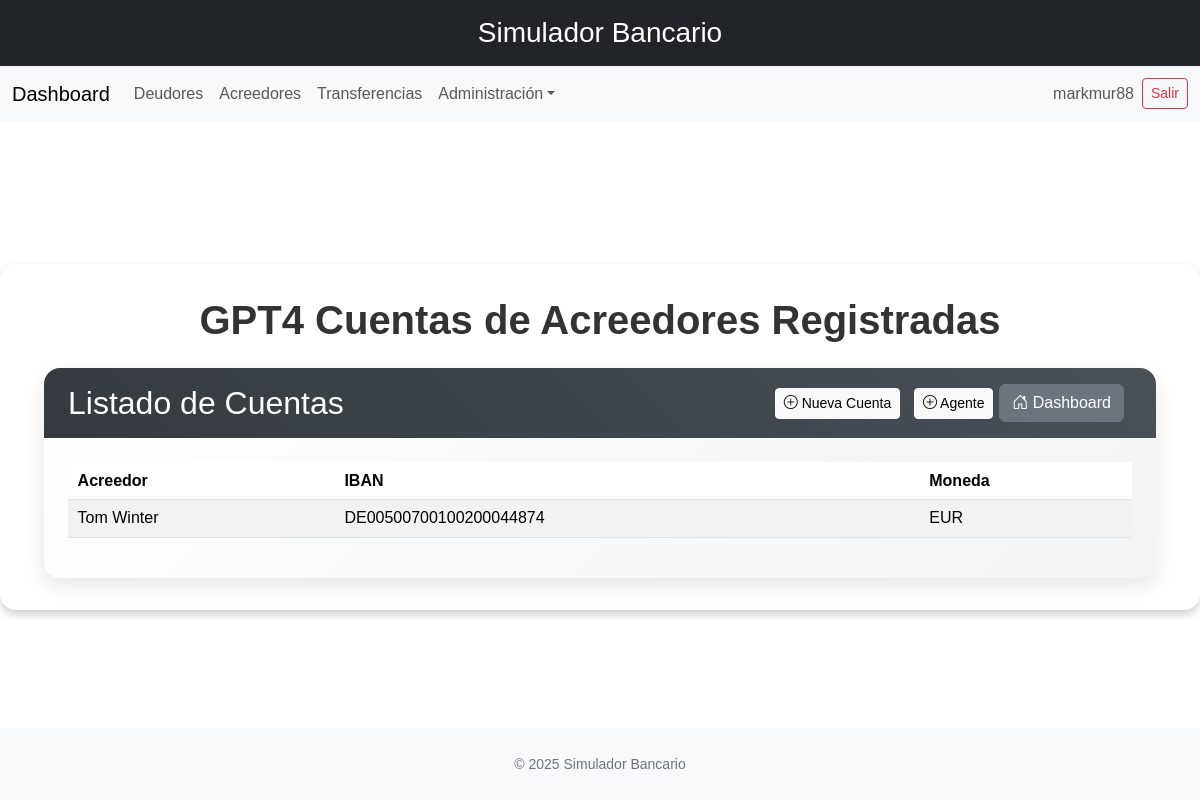
Page /gpt4/cuentas-acreedor/ (signed in) on the committed database.
### banco/models.py (models this page shows, shortened)
class Account(models.Model):
    iban = EncryptedCharField(
        max_length=34, unique=True,
        validators=[iban_validator],
        help_text="IBAN cifrado"
    )
    currency = models.CharField(
        max_length=3, default='EUR',
        validators=[currency_validator]
    )
    class Meta:
        abstract = True
        app_label = 'banco'

class CreditorAccount(Account):
    creditor = models.ForeignKey(
        Creditor, on_delete=models.CASCADE,
        related_name='accounts'
    )
    class Meta(Account.Meta):
        db_table = 'sim_creditor_account'
        app_label = 'banco'

class Party(models.Model):
    name = models.CharField(max_length=70, unique=True)
    address = models.OneToOneField(
        PostalAddress,
        on_delete=models.CASCADE,
        related_name="%(class)ss_address"
    )
    class Meta:
        abstract = True
        app_label = 'banco'

class Creditor(Party):
    class Meta(Party.Meta):
        db_table = 'sim_creditor'
        app_label = 'banco'

### banco/gpt_views.py (the view)
# urls.py: path('gpt4/cuentas-acreedor/', gpt_views.CreditorAccountListView.as_view(), name='list_creditor_accountsGPT4'),
class CreditorAccountListView(LoginRequiredMixin, generic.ListView):
    model = CreditorAccount
    template_name = 'api/GPT4/list_creditor_accounts.html'
    context_object_name = 'accounts'

### banco/models.py (called while the page is built)
    def from_db_value(self, value, expression, connection):
        if value is None:
            return None
        last_error = None
        for f in self.fernets:
            try:
                return force_str(f.decrypt(force_bytes(value)))
            except InvalidToken as e:
                last_error = e
                continue
        raise last_error

### banco/templates/api/GPT4/list_creditor_accounts.html (shortened to what this page needs)
{% extends 'base.html' %}
{% block content %}
<div class="container-fluid">
  <h1 class="text-center display-6 fw-bold mb-4">GPT4 Cuentas de Acreedores Registradas</h1>
  <div class="card custom-card">
    <div class="custom-card-header d-flex justify-content-between align-items-center">
      <h2 class="mb-0">Listado de Cuentas</h2>
      <div>
        <a href="{% url 'create_creditor_accountGPT4' %}" class="btn btn-light btn-sm me-2">
          <i class="bi bi-plus-circle"></i> Nueva Cuenta
        </a>
        <a href="{% url 'create_creditor_agentGPT4' %}" class="btn btn-light btn-sm">
          <i class="bi bi-plus-circle"></i> Agente
        </a>
        <a href="{% url 'dashboard' %}" class="btn btn-secondary me-2">
            <i class="bi bi-house-door"></i> Dashboard
        </a>
      </div>
    </div>
    <div class="card-body custom-card-body">
      <div class="table-responsive">
        <table class="table table-sm table-striped table-hover align-middle table-custom">
          <thead>
            <tr>
              <th>Acreedor</th>
              <th>IBAN</th>
              <th>Moneda</th>
            </tr>
          </thead>
          <tbody>
            {% for account in accounts %}
            <tr>
              <td>{{ account.creditor.name }}</td>
              <td>{{ account.iban }}</td>
              <td>{{ account.currency }}</td>
            </tr>
            {% endfor %}
          </tbody>
        </table>
      </div>
    </div>
  </div>
</div>
{% endblock %}

### banco/templates/banco/partials/navGeneral.html (shortened to what this page needs)
<nav class="navbar navbar-expand-lg navbar-light bg-light mb-4">
  <div class="container-fluid">
    <a class="navbar-brand" href="{% url 'dashboard' %}">Dashboard</a>
    <div class="collapse navbar-collapse" id="navbarsExample">
      <ul class="navbar-nav me-auto mb-2 mb-lg-0">
        <li class="nav-item"><a class="nav-link" href="{% url 'list_debtorsGPT4' %}">Deudores</a></li>
        <li class="nav-item"><a class="nav-link" href="{% url 'list_creditorsGPT4' %}">Acreedores</a></li>
        <li class="nav-item"><a class="nav-link" href="{% url 'list_transferGPT4' %}">Transferencias</a></li>
        {% if user.is_superuser %}
        <li class="nav-item dropdown">
          <a class="nav-link dropdown-toggle" href="#" id="adminMenu" role="button" data-bs-toggle="dropdown" aria-expanded="false">Administración</a>
        </li>
        {% endif %}
      </ul>
      <span class="navbar-text me-2">{{ user.username }}</span>
      <a href="{% url 'logout' %}" class="btn btn-outline-danger btn-sm">Salir</a>
    </div>
  </div>
</nav>

### banco/templates/api/GPT4/list_creditor_accounts.html (style rules this page uses)
h1.text-center { font-size: 2.5rem !important; }
.custom-card { border-radius: 1rem; box-shadow: 0 8px 20px rgba(0,0,0,0.1); background: linear-gradient(135deg,#ffffff 0%,#f1f3f5 100%); border: none; transition: transform .3s ease, box-shadow .3s ease; }
.custom-card-header { background: linear-gradient(45deg,#343a40,#495057); color: #fff; font-weight: 600; font-size: 1.3rem; padding: 1rem 1.5rem; border-top-left-radius: 1rem; border-top-right-radius: 1rem; }
.custom-card-body { padding: 1.5rem; }
.table-custom { width: 100%; border-collapse: collapse; }
.table-custom th, .table-custom td { padding: 0.4rem 0.6rem; }
.table-custom thead { background-color: #e9ecef; }

### rows in the picture
CreditorAccount: creditor.name "Tom Winter", iban "DE00500700100200044874", currency "EUR"

### other values in the picture
{{ user.username }} "markmur88"
